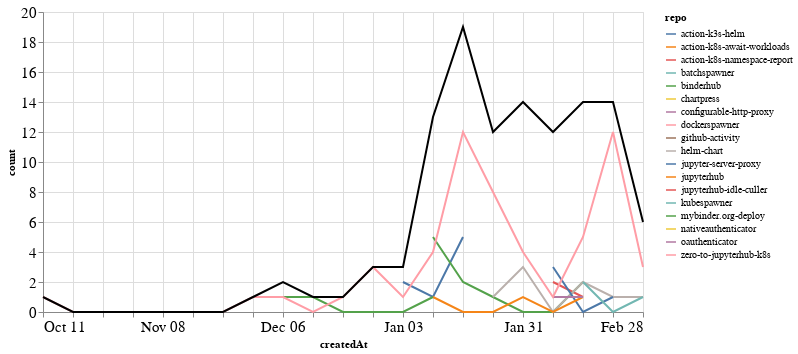

Notebook code cell kept with this figure:
### Markdown cell above
### PRs

### Code cell
prs_time = prs.groupby('repo').resample('W', on='createdAt').count()['author'].reset_index()
prs_time = prs_time.rename(columns={'author': 'count'})
prs_time_total = prs_time.groupby('createdAt').agg({"count": "sum"}).reset_index()

ch1 = alt.Chart(prs_time, width=600).mark_line().encode(
    x='createdAt',
    y='count',
    color='repo',
    tooltip="repo"
)

ch2 = alt.Chart(prs_time_total, width=600).mark_line(color="black").encode(
    x='createdAt',
    y='count',
)

ch1 + ch2

### Figure 1 — Vega-Lite specification as saved in the notebook (floating-point values rounded to 4 significant figures)
{"config": {"axisLeft": {"labelFontSize": 15}, "axisBottom": {"labelFontSize": 15}}, "layer": [{"data": {"name": "data-eeb7a5cd8729a6c45a2df0a1a02d337e"}, "mark": "line", "encoding": {"color": {"type": "nominal", "field": "repo"}, "tooltip": {"type": "nominal", "field": "repo"}, "x": {"type": "temporal", "field": "createdAt"}, "y": {"type": "quantitative", "field": "count"}}, "width": 600}, {"data": {"name": "data-913fa33909fc0366505326938633384f"}, "mark": {"type": "line", "color": "black"}, "encoding": {"x": {"type": "temporal", "field": "createdAt"}, "y": {"type": "quantitative", "field": "count"}}, "width": 600}], "$schema": "https://vega.github.io/schema/vega-lite/v4.8.1.json", "datasets": {"data-eeb7a5cd8729a6c45a2df0a1a02d337e": [{"repo": "action-k3s-helm", "createdAt": "2021-01-03T00:00:00", "count": 2}, {"repo": "action-k3s-helm", "createdAt": "2021-01-10T00:00:00", "count": 1}, {"repo": "action-k3s-helm", "createdAt": "2021-01-17T00:00:00", "count": 5}, {"repo": "action-k8s-await-workloads", "createdAt": "2021-02-07T00:00:00", "count": 3}, {"repo": "action-k8s-namespace-report", "createdAt": "2021-02-07T00:00:00", "count": 2}, {"repo": "action-k8s-namespace-report", "createdAt": "2021-02-14T00:00:00", "count": 1}, {"repo": "batchspawner", "createdAt": "2021-01-31T00:00:00", "count": 1}, {"repo": "binderhub", "createdAt": "2021-01-10T00:00:00", "count": 5}, {"repo": "binderhub", "createdAt": "2021-01-17T00:00:00", "count": 2}, {"repo": "binderhub", "createdAt": "2021-01-24T00:00:00", "count": 1}, {"repo": "binderhub", "createdAt": "2021-01-31T00:00:00", "count": 0}, {"repo": "binderhub", "createdAt": "2021-02-07T00:00:00", "count": 0}, {"repo": "binderhub", "createdAt": "2021-02-14T00:00:00", "count": 2}, {"repo": "chartpress", "createdAt": "2021-01-24T00:00:00", "count": 2}, {"repo": "configurable-http-proxy", "createdAt": "2021-02-07T00:00:00", "count": 2}, {"repo": "dockerspawner", "createdAt": "2021-02-28T00:00:00", "count": 1}, {"repo": "github-activity", "createdAt": "2021-01-10T00:00:00", "count": 1}, {"repo": "helm-chart", "createdAt": "2021-01-24T00:00:00", "count": 1}, {"repo": "helm-chart", "createdAt": "2021-01-31T00:00:00", "count": 3}, {"repo": "helm-chart", "createdAt": "2021-02-07T00:00:00", "count": 0}, {"repo": "helm-chart", "createdAt": "2021-02-14T00:00:00", "count": 2}, {"repo": "helm-chart", "createdAt": "2021-02-21T00:00:00", "count": 1}, {"repo": "helm-chart", "createdAt": "2021-02-28T00:00:00", "count": 1}, {"repo": "jupyter-server-proxy", "createdAt": "2021-02-07T00:00:00", "count": 3}, {"repo": "jupyter-server-proxy", "createdAt": "2021-02-14T00:00:00", "count": 0}, {"repo": "jupyter-server-proxy", "createdAt": "2021-02-21T00:00:00", "count": 1}, {"repo": "jupyterhub", "createdAt": "2021-01-10T00:00:00", "count": 1}, {"repo": "jupyterhub", "createdAt": "2021-01-17T00:00:00", "count": 0}, {"repo": "jupyterhub", "createdAt": "2021-01-24T00:00:00", "count": 0}, {"repo": "jupyterhub", "createdAt": "2021-01-31T00:00:00", "count": 1}, {"repo": "jupyterhub", "createdAt": "2021-02-07T00:00:00", "count": 0}, {"repo": "jupyterhub", "createdAt": "2021-02-14T00:00:00", "count": 1}, {"repo": "jupyterhub-idle-culler", "createdAt": "2021-01-31T00:00:00", "count": 1}, {"repo": "kubespawner", "createdAt": "2021-02-14T00:00:00", "count": 2}, {"repo": "kubespawner", "createdAt": "2021-02-21T00:00:00", "count": 0}, {"repo": "kubespawner", "createdAt": "2021-02-28T00:00:00", "count": 1}, {"repo": "mybinder.org-deploy", "createdAt": "2020-12-06T00:00:00", "count": 1}, {"repo": "mybinder.org-deploy", "createdAt": "2020-12-13T00:00:00", "count": 1}, {"repo": "mybinder.org-deploy", "createdAt": "2020-12-20T00:00:00", "count": 0}, {"repo": "mybinder.org-deploy", "createdAt": "2020-12-27T00:00:00", "count": 0}, {"repo": "mybinder.org-deploy", "createdAt": "2021-01-03T00:00:00", "count": 0}, {"repo": "mybinder.org-deploy", "createdAt": "2021-01-10T00:00:00", "count": 1}, {"repo": "nativeauthenticator", "createdAt": "2021-01-31T00:00:00", "count": 4}, {"repo": "oauthenticator", "createdAt": "2021-02-07T00:00:00", "count": 1}, {"repo": "oauthenticator", "createdAt": "2021-02-14T00:00:00", "count": 1}, {"repo": "zero-to-jupyterhub-k8s", "createdAt": "2020-10-11T00:00:00", "count": 1}, {"repo": "zero-to-jupyterhub-k8s", "createdAt": "2020-10-18T00:00:00", "count": 0}, {"repo": "zero-to-jupyterhub-k8s", "createdAt": "2020-10-25T00:00:00", "count": 0}, {"repo": "zero-to-jupyterhub-k8s", "createdAt": "2020-11-01T00:00:00", "count": 0}, {"repo": "zero-to-jupyterhub-k8s", "createdAt": "2020-11-08T00:00:00", "count": 0}, {"repo": "zero-to-jupyterhub-k8s", "createdAt": "2020-11-15T00:00:00", "count": 0}, {"repo": "zero-to-jupyterhub-k8s", "createdAt": "2020-11-22T00:00:00", "count": 0}, {"repo": "zero-to-jupyterhub-k8s", "createdAt": "2020-11-29T00:00:00", "count": 1}, {"repo": "zero-to-jupyterhub-k8s", "createdAt": "2020-12-06T00:00:00", "count": 1}, {"repo": "zero-to-jupyterhub-k8s", "createdAt": "2020-12-13T00:00:00", "count": 0}, {"repo": "zero-to-jupyterhub-k8s", "createdAt": "2020-12-20T00:00:00", "count": 1}, {"repo": "zero-to-jupyterhub-k8s", "createdAt": "2020-12-27T00:00:00", "count": 3}, {"repo": "zero-to-jupyterhub-k8s", "createdAt": "2021-01-03T00:00:00", "count": 1}, {"repo": "zero-to-jupyterhub-k8s", "createdAt": "2021-01-10T00:00:00", "count": 4}, {"repo": "zero-to-jupyterhub-k8s", "createdAt": "2021-01-17T00:00:00", "count": 12}, {"repo": "zero-to-jupyterhub-k8s", "createdAt": "2021-01-24T00:00:00", "count": 8}, {"repo": "zero-to-jupyterhub-k8s", "createdAt": "2021-01-31T00:00:00", "count": 4}, {"repo": "zero-to-jupyterhub-k8s", "createdAt": "2021-02-07T00:00:00", "count": 1}, {"repo": "zero-to-jupyterhub-k8s", "createdAt": "2021-02-14T00:00:00", "count": 5}, {"repo": "zero-to-jupyterhub-k8s", "createdAt": "2021-02-21T00:00:00", "count": 12}, {"repo": "zero-to-jupyterhub-k8s", "createdAt": "2021-02-28T00:00:00", "count": 3}], "data-913fa33909fc0366505326938633384f": [{"createdAt": "2020-10-11T00:00:00", "count": 1}, {"createdAt": "2020-10-18T00:00:00", "count": 0}, {"createdAt": "2020-10-25T00:00:00", "count": 0}, {"createdAt": "2020-11-01T00:00:00", "count": 0}, {"createdAt": "2020-11-08T00:00:00", "count": 0}, {"createdAt": "2020-11-15T00:00:00", "count": 0}, {"createdAt": "2020-11-22T00:00:00", "count": 0}, {"createdAt": "2020-11-29T00:00:00", "count": 1}, {"createdAt": "2020-12-06T00:00:00", "count": 2}, {"createdAt": "2020-12-13T00:00:00", "count": 1}, {"createdAt": "2020-12-20T00:00:00", "count": 1}, {"createdAt": "2020-12-27T00:00:00", "count": 3}, {"createdAt": "2021-01-03T00:00:00", "count": 3}, {"createdAt": "2021-01-10T00:00:00", "count": 13}, {"createdAt": "2021-01-17T00:00:00", "count": 19}, {"createdAt": "2021-01-24T00:00:00", "count": 12}, {"createdAt": "2021-01-31T00:00:00", "count": 14}, {"createdAt": "2021-02-07T00:00:00", "count": 12}, {"createdAt": "2021-02-14T00:00:00", "count": 14}, {"createdAt": "2021-02-21T00:00:00", "count": 14}, {"createdAt": "2021-02-28T00:00:00", "count": 6}]}}
